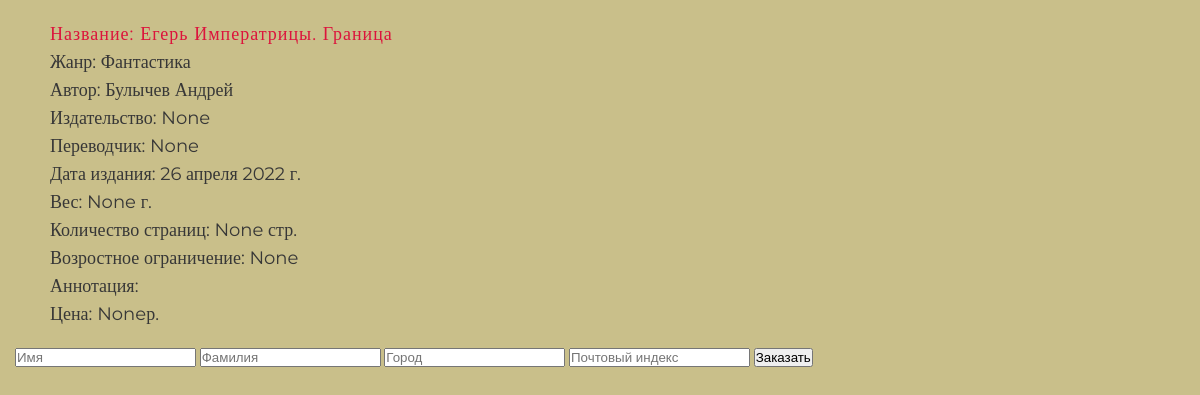
Screenshot of /3/ with the database file from the repository.
### lib/models.py (models this page shows, shortened)
class Book(models.Model):
    AGE_LIMIT = (
        ('0+', '0+'),
        ('3+', '3+'),
        ('6+', '6+'),
        ('12+', '12+'),
        ('16+', '16+'),
        ('18+', '18+')
    )
    title = models.CharField("Название", max_length=100)
    genre = models.ForeignKey(Genre, verbose_name="Жанр", on_delete=models.SET_NULL, null=True)
    authors = models.ForeignKey(Author, verbose_name="Автор", on_delete=models.SET_NULL, null=True)
    publisher = models.ForeignKey(Publisher, verbose_name="Издательство", on_delete=models.SET_NULL, null=True)
    translator = models.ForeignKey(Translator, verbose_name="Переводчик", on_delete=models.SET_NULL, null=True, blank=True)
    image = models.ImageField("Изображение", upload_to="books/")
    price = models.PositiveIntegerField("Цена", null=True, blank=True)
    date_ls = models.DateField("Дата издания", default=date.today)
    weight = models.PositiveIntegerField("Вес", null=True, blank=True)
    numb_page = models.PositiveIntegerField("Количество страниц", null=True, blank=True)
    age_limit = models.CharField("Возростное ограничение", null=True, blank=True, choices=AGE_LIMIT, max_length=3)
    annotation = models.TextField("Аннотация", null=True, blank=True)
    class Meta:
        verbose_name = "Книга"
        verbose_name_plural = "Книги"

class Genre(models.Model):
    genre = models.CharField("Жанр", max_length=100)
    def __str__(self):
        return self.genre
    class Meta:
        verbose_name = "Жанр"
        verbose_name_plural = "Жанры"

class Author(models.Model):
    first_name = models.CharField("Имя", max_length=30)
    last_name = models.CharField("Фамилия", max_length=40)
    email = models.EmailField("Почта", null=True, unique=True, blank=True)
    def __str__(self):
        return f'{self.last_name} {self.first_name}'
    class Meta:
        verbose_name = "Автор"
        verbose_name_plural = "Авторы"

### lib/views.py (the view)
# urls.py: path("<int:pk>/", views.BookMailView.as_view())
class BookMailView(View):
    def get(self, request, pk):
        book = Book.objects.get(id=pk)
        return render(request, "book.html", {"book": book})

### templates/book.html (shortened to what this page needs)
<!DOCTYPE html>
{% load static %}
<html>
  <head>
    <link rel="stylesheet" href="{% static 'css/style_book.css' %}">
  </head>
  <body>
    <section>
      <div class="content">
          <div class="book">
            <div class="text">
              <p><h4>Название: {{ book.title }}</h4></p>
              <p>Жанр: {{ book.genre }}</p>
              <p>Автор: {{ book.authors }}</p>
              <p>Издательство: {{ book.publisher }}</p>
              <p>Переводчик: {{ book.translator }}</p>
              <p>Дата издания: {{ book.date_ls }}</p>
              <p>Вес: {{ book.weight }} г.</p>
              <p>Количество страниц: {{ book.numb_page }} стр.</p>
              <p>Возростное ограничение: {{ book.age_limit }}</p>
              <p>Аннотация: {{ book.annotation }}</p>
              <p>Цена: {{ book.price }}р.</p>
            </div>
        </div>
      </div>
      <form action="" method="post">
        <div class="fname">
          <input id="your_fname" type="text" name="your_fname" value="{{ current_fname }}" placeholder='Имя'>
          <input id="your_lname" type="text" name="your_lname" value="{{ current_lname }}" placeholder='Фамилия'>
          <input id="your_city" type="text" name="your_city" value="{{ current_city }}" placeholder='Город'>
          <input id="your_index" type="text" name="your_index" value="{{ current_index }}" placeholder='Почтовый индекс'>
          <input type="submit" value="Заказать">
        </div>
    </form>
    </section>
  </body>
</html>

### static/css/style_book.css (style rules this page uses)
*, *:after, *:before { box-sizing: border-box; padding: 0; margin: 0; transition: .5s ease-in-out; }
h1, h2, h3, h4, h5, h6 { font-family: 'Montserrat'; font-weight: normal; letter-spacing: 1px; }
body { font-family: 'Montserrat'; font-size: 14px; line-height: 1; color: #373737; background: #c9bf8a; }
section { height: 1000px; padding: 0 15px; }
.book { font-size: 18px; margin: 15px; display: flex; }
.book > .text { margin: 0 20px; }
.book > .text > h4 { color: crimson; font-size: 18px; }
.book > .text > p { margin-bottom: 10px; }

### rows the page displays
Book: title "Егерь Императрицы. Граница", genre "Фантастика", authors "Булычев Андрей", publisher "None", translator "None", date_ls "26 апреля 2022 г.", weight "None", numb_page "None", age_limit "None", price "None"
